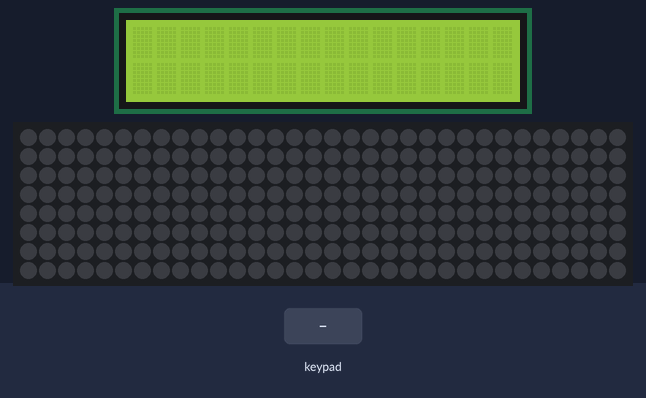
Simulated run of this sketch. Board: Arduino Uno, built with avr-gcc and run on an emulated ATmega328P. On the bench: 16×2 character LCD, 32×8 RGB LED matrix (first LED top left, wired row by row). The inputs (shaded band) are chosen by the test bench. Dim RGB values are drawn brighter than linear.

Above: at 1.2 s.
1.3 s: keypad keys 5 4 3 2 * pressed 0.4 s apart
At 2.1 s:
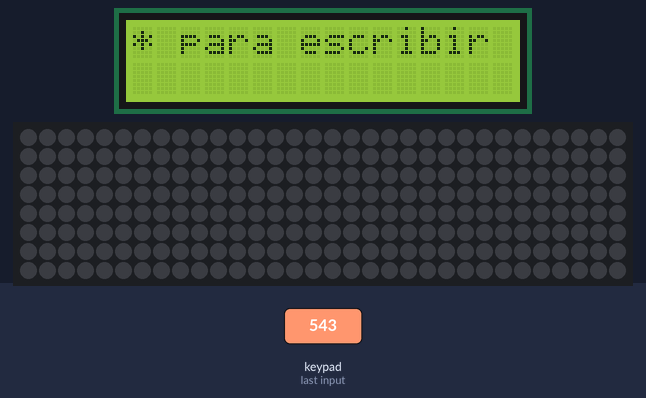
4.8 s: key '1' pressed
At 5.2 s:
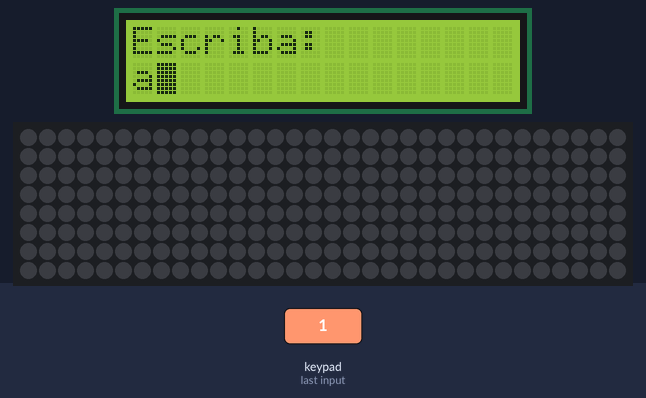
6.3 s: keypad keys 5 4 3 2 # pressed 0.4 s apart
At 7.9 s:
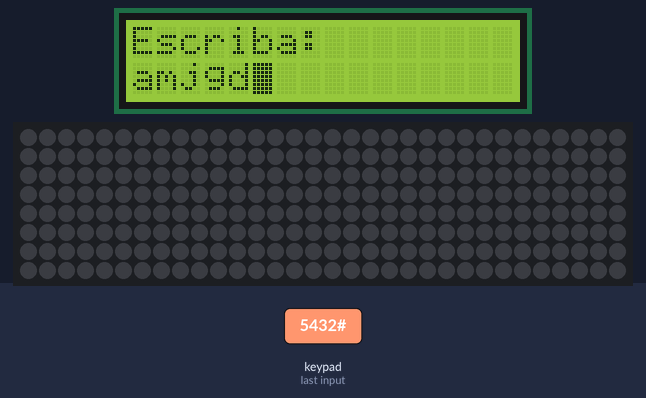
9.8 s: key '2' pressed
At 10.05 s:
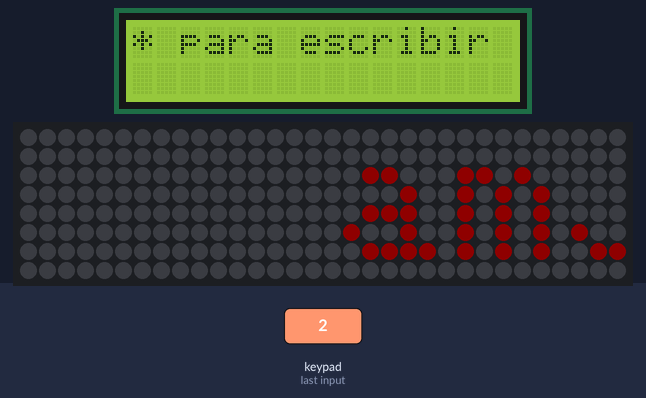
11.9 s: key '*' pressed
At 13.2 s:
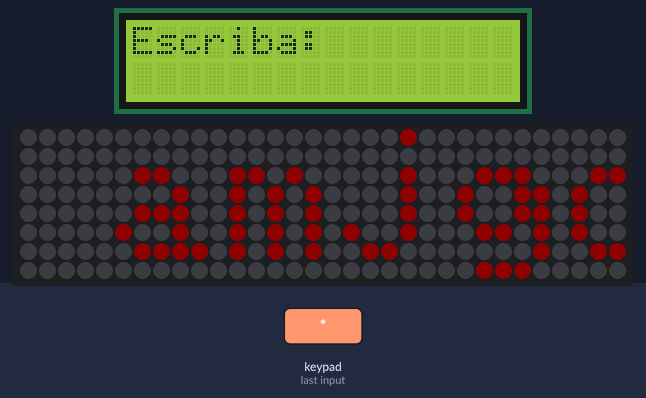
13.5 s: keypad keys 9 8 7 6 # pressed 0.4 s apart
At 13.7 s:
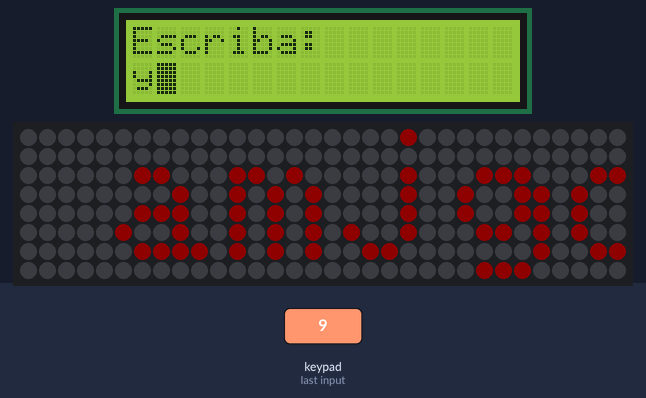

The sketch:

teclado_4x4_pantalla_LCD_y_panel_LEDs.ino
```cpp
#include <Keypad.h>
#include <LiquidCrystal.h>

#include <Adafruit_GFX.h>
#include <Adafruit_NeoMatrix.h>
#include <Adafruit_NeoPixel.h>
#ifndef PSTR
#define PSTR // Make Arduino Due happy
#endif

// KEYPAD DECLARATIONS
const byte ROWS = 4; //four rows
const byte COLS = 4; //three columns
char keys[ROWS][COLS] = {
  {'1', '2', '3', 'A'},
  {'4', '5', '6', 'B'},
  {'7', '8', '9', 'C'},
  {'*', '0', '#', 'D'}
};
// pins connected to the keypad
byte rowPins[ROWS] = {5, 4, 3, 2};
byte colPins[COLS] = {9, 8, 7, 6};

/*
     matrix corresponding the letters with each of the buttons of the keypad
     The buttons '*' and 'D' are not mapped, since the are reserved for another function
*/
char letters[14] [4] = {
  {'0', ' ', '0', ' '},
  {'a', 'b', 'c', '1'},
  {'d', 'e', 'f', '2'},
  {'g', 'h', 'i', '3'},
  {'j', 'k', 'l', '4'},
  {'m', 'n', 'o', '5'},
  {'p', 'q', 'r', '6'},
  {'s', 't', 'u', '7'},
  {'v', 'w', 'x', '8'},
  {'y', 'z', '9', '9'},
  {',', '.', '-', ':'},
  {'(', ')', '?', '!'},
  {'@', '+', '=', '#'}
};

Keypad keypad = Keypad( makeKeymap(keys), rowPins, colPins, ROWS, COLS );

// variables to keep track of the keys pressed, the letters, and the text on the LCD screen
long latter_time;
long difference;
bool endtext = false;
bool writing = false;

char last_key_pressed = ' ';
byte num_times_pressed = 0;
char last_character = ' ';

const char nullchar = '\0';
String text = "";
String textonscreen = "";

// LCD SCREEN DECLARATIONS
LiquidCrystal lcd(A0, A1, 10, 11, 12, 13);

// LED PANEL DECLARATIONS

// output pin connecting to the LED panel
#define PIN A2

Adafruit_NeoMatrix matrix = Adafruit_NeoMatrix(32, 8, PIN,
                            NEO_MATRIX_TOP     + NEO_MATRIX_LEFT +
                            NEO_MATRIX_ROWS + NEO_MATRIX_ZIGZAG,
                            NEO_GRB            + NEO_KHZ800);

const uint16_t colors[] = {
  matrix.Color(245, 16, 203), matrix.Color(255, 64, 64), matrix.Color(255, 193, 193)
};

// Variables to keep track of the text displacement in the LED panel
int x;
int pass;
const int  pixelPerChar = 6;

void setup() {
  Serial.begin(9600);
  // set the analog pins to digital for the LCD screen and LED panel connections
  pinMode(A0, OUTPUT);
  pinMode(A1, OUTPUT);
  pinMode(PIN, OUTPUT);
  // set up the LCD's number of columns and rows:
  lcd.begin(16, 2);
  // Add an event listener for the keypad
  keypad.addEventListener(keypadEvent);
  // Initialize LED panel
  matrix.begin();
  matrix.setTextWrap(false);
  matrix.setBrightness(15);
  matrix.setTextColor(colors[0]);

}

void loop() {
  char key = keypad.getKey();
  // if text is not being received via the keypad, it is shown constantly on the LED panel
  if (!writing) {
    writeTextOnLEDPanel();
  }
  // when the input text is completed the LCD screen is reset.
  if (endtext) {
    //  Serial.println("texto final");
    //  Serial.println(text);
    lcd.clear();
    lcd.setCursor(0, 0);
    lcd.noBlink();
    lcd.print("Mostrando texto");
    endtext = false;
  }
}

void writeTextOnLEDPanel() {
  int maxDisplacement;
  matrix.fillScreen(0);
  matrix.setCursor(x, 0);
  matrix.print(text);
  /*
     Calculate the maximum displacement based on font width, screen width and text length.
      If you use the standard font of Adafruit_GFX it is 6px per character.
  */
  maxDisplacement = text.length() * pixelPerChar;
  if (--x < -maxDisplacement) {
    x = matrix.width();
    if (++pass >= 3) pass = 0;
    matrix.setTextColor(colors[pass]);
  }
  matrix.show();
  delay(100);
}

// the event triggered when a keypad key is pressed emulates old sms writing
void keypadEvent(KeypadEvent key) {
  switch (keypad.getState()) {
    case PRESSED:
      if (writing) {
        switch (key) {
          case '#':
            // '#' sets the end of the text.
            setEndInputText();
            resetLEDPanel();
            break;
          case '*':
            //does nothing
            break;
          case 'D':
            // 'D' is the 'delete las character' key
            deleteLastChar();
            break;
          default:
            simulateKeyboard(key);
        }
      } else {
        if (key == '*') {
          writing = true;
          resetStartWriting();
        } else {
          showPressCorrectKeyText();
        }
      }
      break;
  }
}

void setEndInputText() {
  text += last_character;
  endtext = true;
  writing = false;
}

void resetLEDPanel() {
  x = matrix.width();
  pass = 0;
}

void deleteLastChar() {
  last_key_pressed = 'D';

  lcd.setCursor(textonscreen.length() - 1, 1);
  lcd.print(' ');

  last_character = text[text.length() - 1];
  text = text.substring(0, text.length() - 1);
  textonscreen = textonscreen.substring(0, textonscreen.length() - 1);

  showLCDTextInProgress(false);
}

void simulateKeyboard(char key) {
  byte indice = getIndice(key);

  if (key == last_key_pressed) {
    /* If the same key is pressed several times, with an interval of less than 2 seconds, it is considered "looking for the next character".
       If the interval is of more than 2 seconds, it is considered a new character
    */
    difference = millis() - latter_time;
    latter_time = millis();

    if (difference > 2000) {
      text += last_character;
      last_character = letters[indice][0];
      num_times_pressed = 1;
      showLCDTextInProgress(true);
    }
    else {
      last_character = letters[indice][num_times_pressed % 4];
      num_times_pressed++;
      showLCDTextInProgress(false);
    }
  }
  else {
    last_key_pressed = key;
    if (last_character != nullchar) {
      text += last_character;
    }
    last_character = letters[indice][0];
    num_times_pressed = 1;
    showLCDTextInProgress(true);
    latter_time = millis();
  }
}

void showLCDTextInProgress(bool newkey) {
  lcd.setCursor(0, 1);
  if (text.length() <= 14 && last_character != nullchar) {
    textonscreen = text + last_character;
  } else {
    if (newkey) {
      textonscreen = textonscreen.substring(1, textonscreen.length()) + last_character;
    } else {
      textonscreen = textonscreen.substring(0, textonscreen.length() - 1) + last_character;
    }
  }
  lcd.print(textonscreen);
  lcd.blink();
}

byte getIndice(char key) {
  byte indice;
  /* For keys A, B, C and D, corresponding positions 10 to 14 of the keys array, the way of calculating the index is, when converting to integer,
     substracting the ASCII corresponding to '7', that leaves A as 10, B as 11, and so on.
  */
  if (key > '9') {
    indice = key - '7';
  } else {
    indice = key - '0';
  }
  return indice;
}

void resetStartWriting() {
  text = "";
  textonscreen = "";
  last_character = nullchar;
  endtext = false;
  lcd.clear();
  lcd.print("Escriba:");
  lcd.setCursor(1, 0);
}

void showPressCorrectKeyText() {
  lcd.setCursor(0, 0);
  lcd.print("* para escribir");
}
```

Measured:
- after the input at 1.3 s, the display: changes after 0.13 s (image 1)
- after the input at 4.8 s, the display: changes at once (image 2)
- after the input at 6.3 s, the display: first changes at once (image 3 shows a later state)
- after the input at 9.8 s, the display: first differs from a run without the input after 0.18 s (image 4)
- after the input at 11.9 s, the display: first differs from a run without the input after 0.12 s (image 5)
- after the input at 13.5 s, the display: changes at once (image 6)
